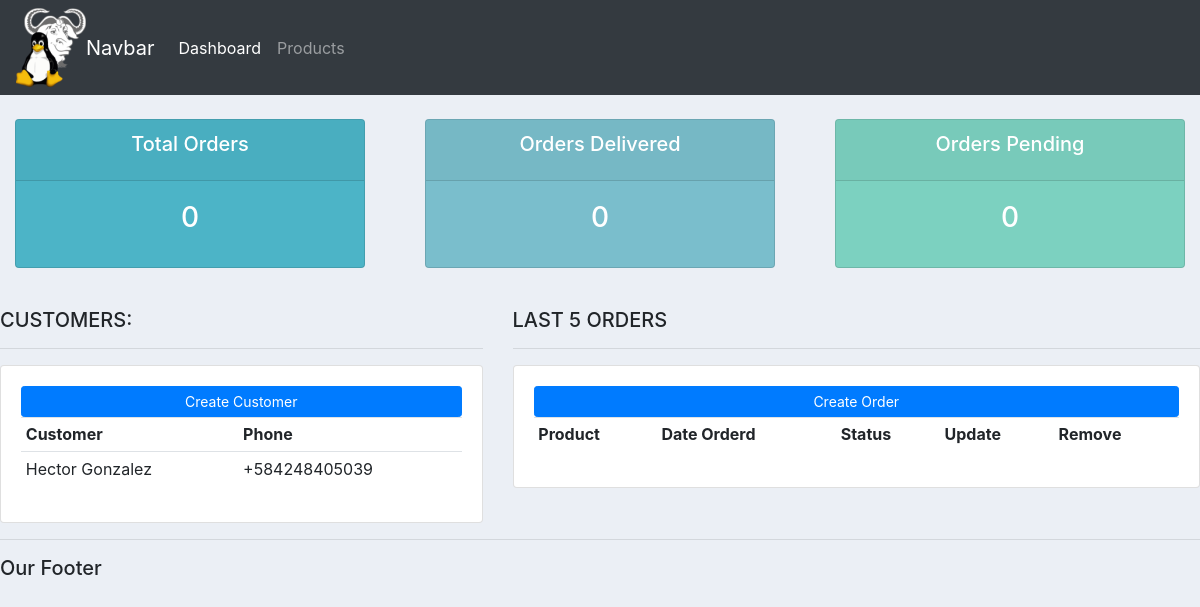
The app's page /, older data.
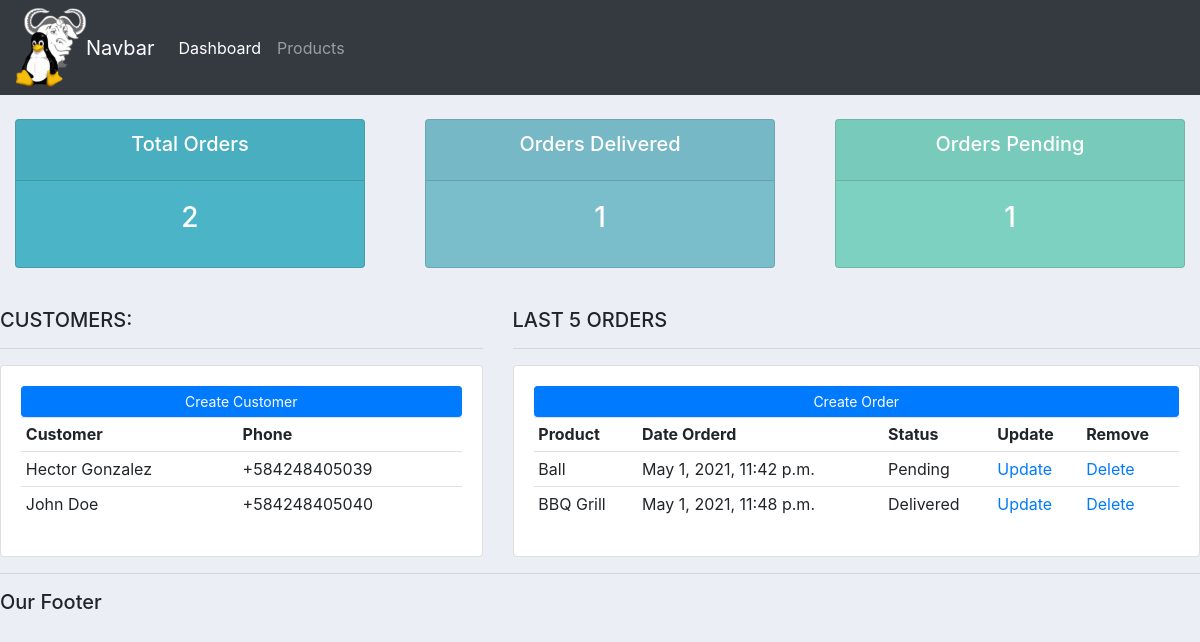
The same page, newer data.
### accounts/models.py (models this page shows, shortened)
class Customer(models.Model):
    name = models.CharField(max_length=200, null=True)
    phone = models.CharField(max_length=200, null=True)
    email = models.CharField(max_length=200, null=True)
    date_created = models.DateTimeField(auto_now_add=True)

class Order(models.Model):
    STATUS = (
        ('Pending', 'Pending'),
        ('Out for delivery', 'Out for delivery'),
        ('Delivered', 'Delivered'),
    )
    customer = models.ForeignKey(
        Customer, null=True, on_delete=models.SET_NULL)
    product = models.ForeignKey(Product, null=True, on_delete=models.SET_NULL)
    date_created = models.DateTimeField(auto_now_add=False, null=True)
    status = models.CharField(max_length=200, null=True, choices=STATUS)

class Product(models.Model):
    CATEGORY = (
        ('Indoor', 'Indoor'),
        ('Out door', 'Out door'),
    )
    name = models.CharField(max_length=200, null=True)
    price = models.FloatField(null=True)
    category = models.CharField(max_length=200, null=True, choices=CATEGORY)
    description = models.CharField(max_length=200, null=True, blank=True)
    date_created = models.DateTimeField(auto_now_add=True)
    tags = models.ManyToManyField(Tag)
    def __str__(self):
        return self.name

### accounts/views.py (the view)
# urls.py: path('', views.home),
def home(request):
    orders = Order.objects.all()
    customers = Customer.objects.all()
    total_customers = customers.count()
    total_orders = orders.count()
    delivered = orders.filter(status="Delivered").count()
    pending = orders.filter(status="Pending").count()
    context = {'orders': orders, 'customers': customers, 'total_customers': total_customers,
               'total_orders': total_orders, 'delivered': delivered, 'pending': pending}
    return render(request, 'accounts/dashboard.html', context)

### accounts/templates/accounts/dashboard.html
{% extends 'accounts/main.html' %}
{% block content %}
{% include 'accounts/status.html' %}
<br />
<div class="row">
	<div class="col-md-5">
		<h5>CUSTOMERS:</h5>
		<hr />
		<div class="card card-body">
			<a class="btn btn-primary btn-sm btn-block" href=""
				>Create Customer</a
			>
			<table class="table table-sm">
				<tr>
					<th>Customer</th>
					<th>Phone</th>
				</tr>
				{% for customer in customers %}
					<tr>
						<td>{{ customer.name }}</td>
						<td>{{ customer.phone }}</td>
					</tr>
				{% endfor %}
			</table>
		</div>
	</div>
	<div class="col-md-7">
		<h5>LAST 5 ORDERS</h5>
		<hr />
		<div class="card card-body">
			<a class="btn btn-primary btn-sm btn-block" href="">Create Order</a>
			<table class="table table-sm">
				<tr>
					<th>Product</th>
					<th>Date Orderd</th>
					<th>Status</th>
					<th>Update</th>
					<th>Remove</th>
				</tr>
				{% for order in orders %}
					<tr>
						<td>{{ order.product }}</td>
						<td>{{ order.date_created }}</td>
						<td>{{ order.status }}</td>
						<td><a href="">Update</a></td>
						<td><a href="">Delete</a></td>
					</tr>
				{% endfor %}
			</table>
		</div>
	</div>
</div>
{% endblock %}

### accounts/templates/accounts/main.html (shortened to what this page needs)
{% load static %}
<!DOCTYPE html>
<html lang="es">
	<head>
		<link
			rel="stylesheet"
			href="https://stackpath.bootstrapcdn.com/bootstrap/4.5.2/css/bootstrap.min.css"
		/>
		<link rel="stylesheet" type="text/css" href="{% static '/css/main.css' %}">
	</head>
	<body>
		{% include 'accounts/navbar.html' %} {%block content%} {%endblock%}
		<hr />
		<h5>Our Footer</h5>
	</body>
</html>

### accounts/templates/accounts/navbar.html (shortened to what this page needs)
{% load static %}
<nav class="navbar navbar-expand-lg navbar-dark bg-dark">
<img src="{% static '/images/wikipedia-Gnulinux.png' %}" alt="">
	<a class="navbar-brand" href="#">Navbar</a>
	<div class="collapse navbar-collapse" id="navbarNav">
		<ul class="navbar-nav">
			<li class="nav-item active">
				<a class="nav-link" href="#">Dashboard</a>
			</li>
			<li class="nav-item">
				<a class="nav-link" href="#">Products</a>
			</li>
		</ul>
	</div>
</nav>

### accounts/templates/accounts/status.html
<br />
<div class="row">
	<div class="col">
		<div class="col-md">
			<div class="card text-center text-white mb-3" id="total-orders">
				<div class="card-header">
					<h5 class="card-title">Total Orders</h5>
				</div>
				<div class="card-body">
					<h3 class="card-title">{{ total_orders }}</h3>
				</div>
			</div>
		</div>
	</div>
	<div class="col">
		<div class="col-md">
			<div class="card text-center text-white mb-3" id="orders-delivered">
				<div class="card-header">
					<h5 class="card-title">Orders Delivered</h5>
				</div>
				<div class="card-body">
					<h3 class="card-title">{{ delivered }}</h3>
				</div>
			</div>
		</div>
	</div>
	<div class="col">
		<div class="col-md">
			<div class="card text-center text-white mb-3" id="orders-pending">
				<div class="card-header">
					<h5 class="card-title">Orders Pending</h5>
				</div>
				<div class="card-body">
					<h3 class="card-title">{{ pending }}</h3>
				</div>
			</div>
		</div>
	</div>
</div>

### static/css/main.css (style rules this page uses)
body { background-color: #ebeff5; }
#total-orders { background-color: #4cb4c7; }
#orders-delivered { background-color: #7abecc; }
#orders-pending { background-color: #7CD1C0; }

Row changes from the older to the newer data that the page shows:
added Customer: name "John Doe", phone "+584248405040"
added Order: product "Ball", date_created "May 1, 2021, 11:42 p.m.", status "Pending"
added Order: product "BBQ Grill", date_created "May 1, 2021, 11:48 p.m.", status "Delivered"
Text that changed along with them:
{{ total_orders }}: "0" → "2"
{{ delivered }}: "0" → "1"
{{ pending }}: "0" → "1"
